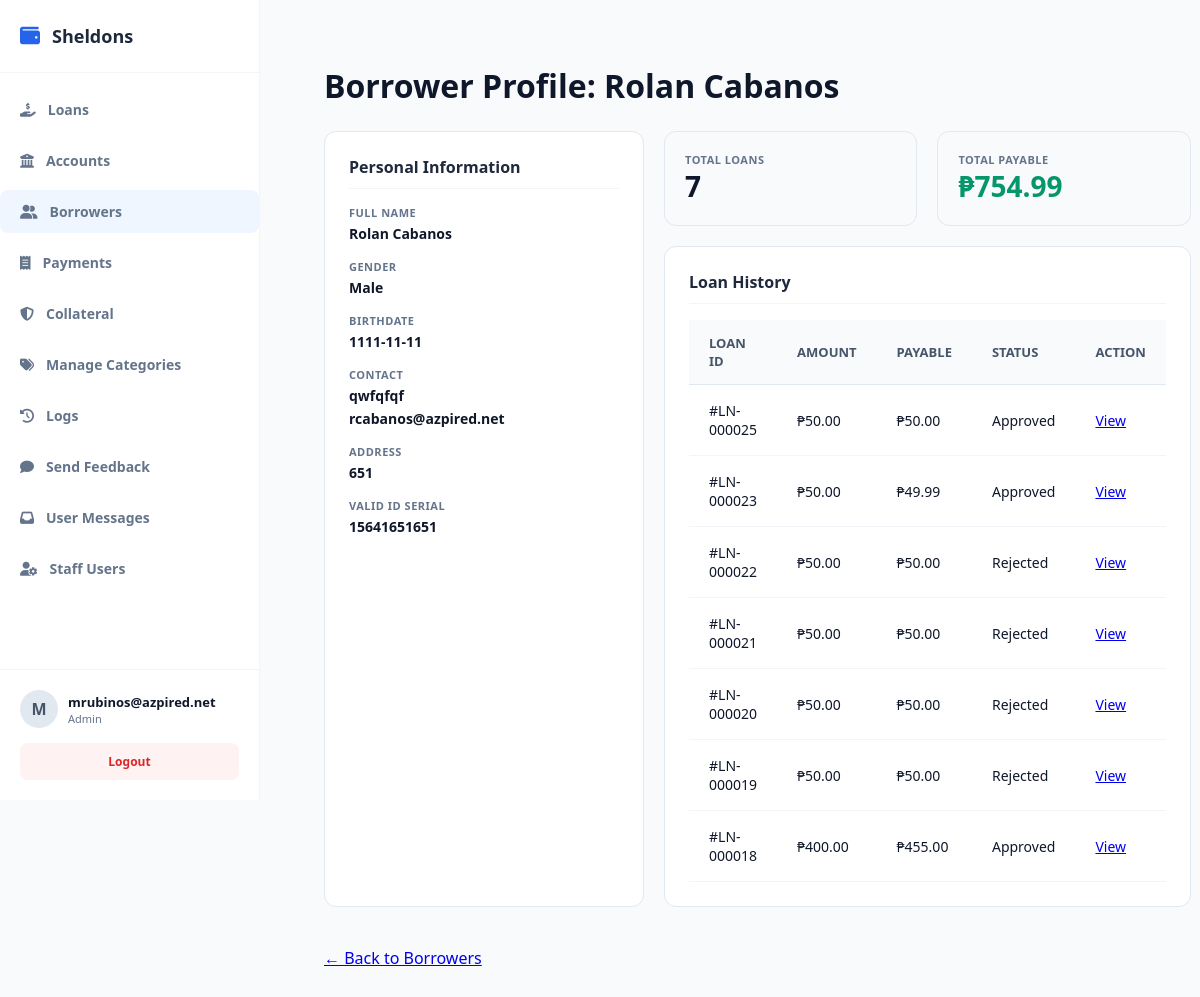
Page /public/index.php?url=borrower/details&id=3 (signed in) on the committed database.
### tables this page shows
CREATE TABLE `borrowers` (
  `id` int(11) NOT NULL,
  `company_id` int(11) NOT NULL,
  `first_name` varchar(100) NOT NULL,
  `middle_name` varchar(100) DEFAULT NULL,
  `last_name` varchar(100) NOT NULL,
  `gender` varchar(20) DEFAULT NULL,
  `birthdate` date DEFAULT NULL,
  `phone` varchar(30) NOT NULL,
  `email` varchar(100) DEFAULT NULL,
  `address` text NOT NULL,
  `valid_id` varchar(150) DEFAULT NULL,
  `status` tinyint(1) DEFAULT 1,
  `created_at` timestamp NOT NULL DEFAULT current_timestamp(),
  `occupation` text DEFAULT NULL
);

CREATE TABLE `loans` (
  `id` int(11) NOT NULL,
  `company_id` int(11) NOT NULL,
  `account_id` int(11) DEFAULT NULL,
  `borrower_id` int(11) NOT NULL,
  `amount` decimal(12,2) NOT NULL,
  `interest_rate` decimal(5,2) NOT NULL,
  `total_payable` decimal(12,2) NOT NULL,
  `status` varchar(30) DEFAULT 'pending',
  `released_date` date DEFAULT NULL,
  `due_date` date NOT NULL,
  `created_at` timestamp NOT NULL DEFAULT current_timestamp(),
  `term_months` int(11),
  `notes` text DEFAULT NULL,
  `term_type` varchar(20) DEFAULT 'month',
  `fee` decimal(15,2) DEFAULT 0.00,
  `category_id` int(11) DEFAULT NULL
);

### app/controllers/BorrowerController.php (called while the page is built, shortened)
<?php
require_once __DIR__ . '/../models/Borrower.php';
class BorrowerController {
    private $borrowerModel;
    public function __construct() {
        $this->borrowerModel = new Borrower();
    }
    public function details($id = null) {
        $id = $id ?? $_GET['id'] ?? null;
        $borrower = $this->borrowerModel->getById($id);
        $db = $this->borrowerModel->getDb();
        $stmt = $db->prepare("SELECT * FROM loans WHERE borrower_id = ? ORDER BY created_at DESC");
        $stmt->execute([$id]);
        $loans = $stmt->fetchAll(PDO::FETCH_ASSOC);
        $totalLoansCount = count($loans);
        $totalPayable = 0;
        foreach ($loans as $loan) {
            $totalPayable += $loan['total_payable'];
        }
        require_once __DIR__ . '/../views/admin/borrowers/details.php';
    }
}

### public/index.php (called while the page is built, shortened)
<?php
require_once __DIR__ . "/../app/core/Database.php";
require_once __DIR__ . "/../app/core/Model.php";
$init = new App();

### app/core/Database.php (called while the page is built)
<?php
class Database {
    private static $host = "localhost";
    private static $port = "3307";
    private static $db   = "loan_saas_db";
    private static $user = "root";
    private static $pass = "";
    public static function getConnection() {
        try {
            $conn = new PDO(
                "mysql:host=" . self::$host . ";port=" . self::$port . ";dbname=" . self::$db,
                self::$user,
                self::$pass
            );
            $conn->setAttribute(PDO::ATTR_ERRMODE, PDO::ERRMODE_EXCEPTION);
            $conn->setAttribute(PDO::ATTR_DEFAULT_FETCH_MODE, PDO::FETCH_ASSOC);
            return $conn;
        } catch (Exception $e) {
            die("Database connection failed: " . $e->getMessage());
        }
    }
}

### app/core/Model.php (called while the page is built, shortened)
<?php
require_once __DIR__ . "/Database.php";
class Model {
    public function __construct() {
        $this->conn = Database::getConnection();
    }
    protected function getTenantId() {
        return $_SESSION['user']['company_id'] ?? 1;
    }
}

### app/models/Borrower.php (called while the page is built, shortened)
<?php
require_once __DIR__ . '/../core/Model.php';
class Borrower extends Model {
public function getById($id) {
    $stmt = $this->conn->prepare("SELECT * FROM borrowers WHERE id = ? AND company_id = ?");
    $stmt->execute([$id, $this->getTenantId()]);
    $result = $stmt->fetch(PDO::FETCH_ASSOC);
    return $result;
}
}

### app/views/admin/borrowers/details.php (the view)
<?php
require_once dirname(__DIR__, 2) . '/layouts/header.php';
?>
<div class="page-header">
    <h1>Borrower Profile: <?= htmlspecialchars($borrower['first_name'] . ' ' . $borrower['last_name']) ?></h1>
</div>
<div class="bp-wrapper">
    <div class="bp-card">
        <div class="bp-card-title">Personal Information</div>
        <div class="bp-info-group">
            <span class="bp-info-label">Full Name</span>
            <div class="bp-info-value"><?= htmlspecialchars($borrower['first_name'] . ' ' . ($borrower['middle_name'] ?? '') . ' ' . $borrower['last_name']) ?></div>
        </div>
        <div class="bp-info-group">
            <span class="bp-info-label">Gender</span>
            <div class="bp-info-value"><?= htmlspecialchars($borrower['gender'] ?? 'N/A') ?></div>
        </div>
        <div class="bp-info-group">
            <span class="bp-info-label">Birthdate</span>
            <div class="bp-info-value"><?= htmlspecialchars($borrower['birthdate'] ?? 'N/A') ?></div>
        </div>
        <div class="bp-info-group">
            <span class="bp-info-label">Contact</span>
            <div class="bp-info-value"><?= htmlspecialchars($borrower['phone']) ?></div>
            <div class="bp-info-value"><?= htmlspecialchars($borrower['email'] ?? 'No Email') ?></div>
        </div>
        <div class="bp-info-group">
            <span class="bp-info-label">Address</span>
            <div class="bp-info-value"><?= htmlspecialchars($borrower['address']) ?></div>
        </div>
        <div class="bp-info-group">
            <span class="bp-info-label">Valid ID Serial</span>
            <div class="bp-info-value"><code><?= htmlspecialchars($borrower['valid_id'] ?? 'None') ?></code></div>
        </div>
    </div>
    <div>
        <div style="display: grid; grid-template-columns: 1fr 1fr; gap: 20px; margin-bottom: 20px;">
            <div class="bp-stat-card">
                <div class="bp-info-label">Total Loans</div>
                <div class="bp-stat-value"><?= $totalLoansCount ?></div>
            </div>
            <div class="bp-stat-card">
                <div class="bp-info-label">Total Payable</div>
                <div class="bp-stat-value" style="color: #059669;">₱<?= number_format($totalPayable, 2) ?></div>
            </div>
        </div>
        <div class="bp-card">
            <div class="bp-card-title">Loan History</div>
            <table class="data-table">
                <thead>
                    <tr><th>Loan ID</th><th>Amount</th><th>Payable</th><th>Status</th><th>Action</th></tr>
                </thead>
                <tbody>
                    <?php if (empty($loans)): ?>
                        <tr><td colspan="5" style="text-align:center;">No loan history found.</td></tr>
                    <?php else: ?>
                        <?php foreach ($loans as $loan): ?>
                        <tr>
                            <td>#LN-<?= str_pad($loan['id'], 6, '0', STR_PAD_LEFT) ?></td>
                            <td>₱<?= number_format($loan['amount'], 2) ?></td>
                            <td>₱<?= number_format($loan['total_payable'], 2) ?></td>
                            <td><?= htmlspecialchars($loan['status']) ?></td>
                            <td><a href="/loansaas/public/index.php?url=loan/details&id=<?= $loan['id'] ?>">View</a></td>
                        </tr>
                        <?php endforeach; ?>
                    <?php endif; ?>
                </tbody>
            </table>
        </div>
    </div>
</div>
<div style="margin-top: 20px;">
    <a href="/loansaas/public/index.php?url=borrower/index" class="btn-back">← Back to Borrowers</a>
</div>
<?php
require_once dirname(__DIR__, 2) . '/layouts/footer.php';
?>

### public/css/style.css (style rules this page uses)
body { font-family: 'Segoe UI', system-ui, sans-serif; background: #f8fafc; padding: 24px; margin: 0; }
.page-header { display: flex; justify-content: space-between; align-items: center; margin-bottom: 24px; }
.data-table { width: 100%; border-collapse: collapse; text-align: left; }
.data-table th { background: #f8fafc; padding: 14px 20px; font-size: 13px; font-weight: 600; color: #475569; border-bottom: 1px solid #e2e8f0; text-transform: uppercase; }
.data-table td { padding: 16px 20px; font-size: 14px; border-bottom: 1px solid #f1f5f9; }
:root { --sidebar-width: 260px; --primary-color: #2563eb; --bg-light: #f8fafc; --text-dark: #0f172a; --text-muted: #64748b; --border-color: #e2e8f0; }
* { box-sizing: border-box; margin: 0; padding: 0; font-family: 'Segoe UI', system-ui, sans-serif; }
body { background: var(--bg-light); color: var(--text-dark); min-height: 100vh; }
.bp-wrapper { display: grid; grid-template-columns: 320px 1fr; gap: 20px; margin-top: 20px; }
.bp-card { background: #fff; padding: 24px; border-radius: 12px; border: 1px solid #e2e8f0; margin-bottom: 20px; }
.bp-card-title { font-size: 16px; font-weight: 700; color: #1e293b; margin-bottom: 16px; border-bottom: 1px solid #f1f5f9; padding-bottom: 10px; }
.bp-info-group { margin-bottom: 16px; }
.bp-info-label { display: block; font-size: 11px; font-weight: 800; color: #64748b; text-transform: uppercase; letter-spacing: 0.5px; }
.bp-info-value { font-size: 14px; font-weight: 600; color: #0f172a; margin-top: 4px; }
.bp-stat-card { background: #f8fafc; padding: 20px; border-radius: 12px; border: 1px solid #e2e8f0; }
.bp-stat-value { font-size: 28px; font-weight: 800; color: #0f172a; }

### rows in the picture
borrowers: first_name+last_name "Rolan Cabanos", first_name+middle_name+last_name "Rolan Cabanos", gender "Male", birthdate "1111-11-11", phone "qwfqfqf", email "rcabanos@azpired.net", address "651", valid "15641651651"
loans: id "000025", amount "50.00", total_payable "50.00", status "Approved"
loans: id "000023", amount "50.00", total_payable "49.99", status "Approved"
loans: id "000022", amount "50.00", total_payable "50.00", status "Rejected"
loans: id "000021", amount "50.00", total_payable "50.00", status "Rejected"
loans: id "000020", amount "50.00", total_payable "50.00", status "Rejected"
loans: id "000019", amount "50.00", total_payable "50.00", status "Rejected"
loans: id "000018", amount "400.00", total_payable "455.00", status "Approved"

### other values in the picture
$_SESSION['user']['company_name'] "Sheldons"
$item['label'] "Loans"
$item['label'] "Accounts"
$item['label'] "Borrowers"
$item['label'] "Payments"
$item['label'] "Collateral"
$item['label'] "Manage Categories"
$item['label'] "Logs"
$item['label'] "Send Feedback"
$item['label'] "User Messages"
$item['label'] "Staff Users"
substr($_SESSION['user']['username'] ?? 'U', 0, 1) "M"
$_SESSION['user']['username'] "mrubinos@azpired.net"
$_SESSION['user']['role'] "Admin"
$totalLoansCount "7"
